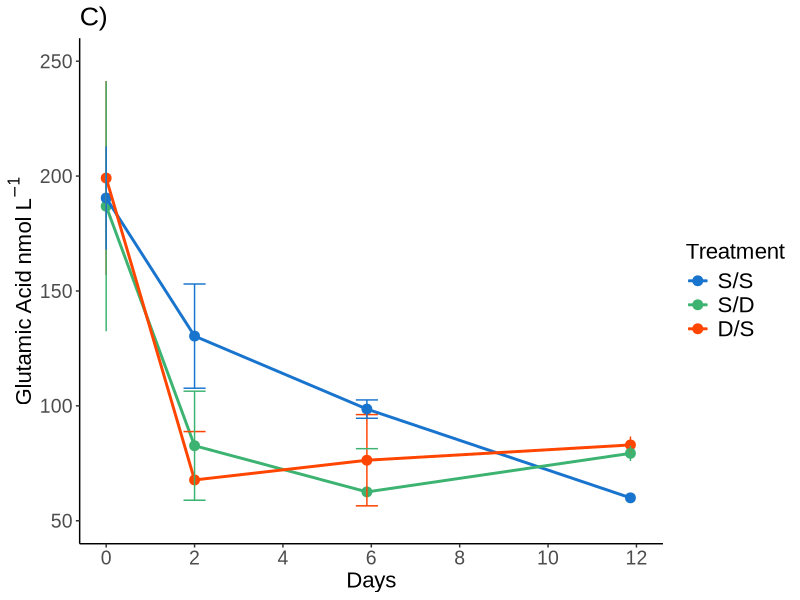
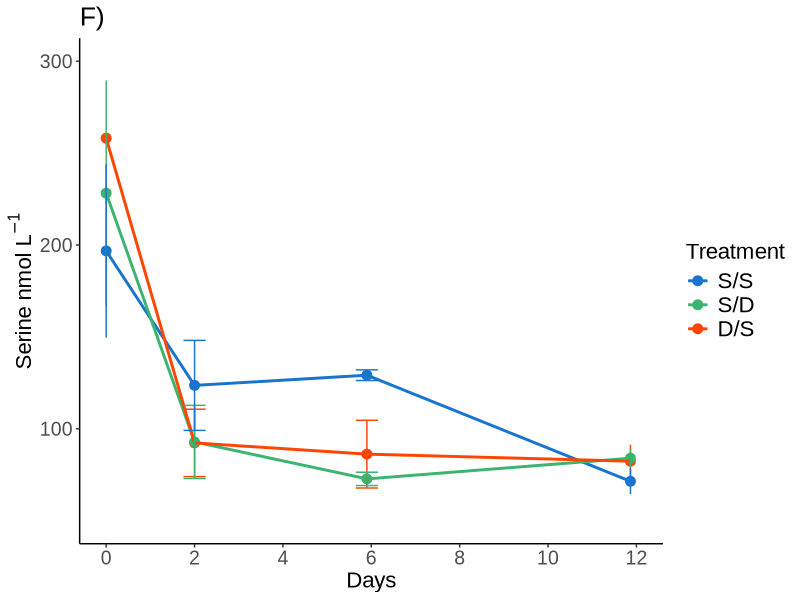
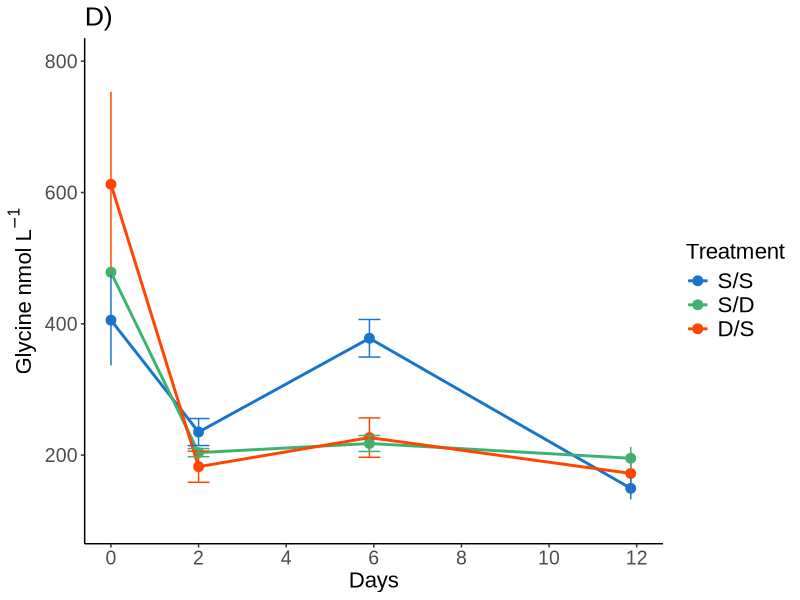
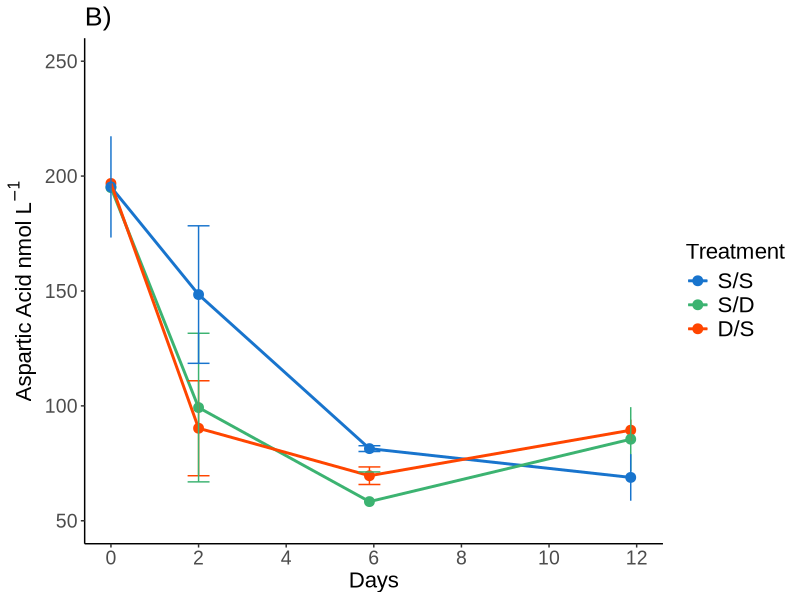
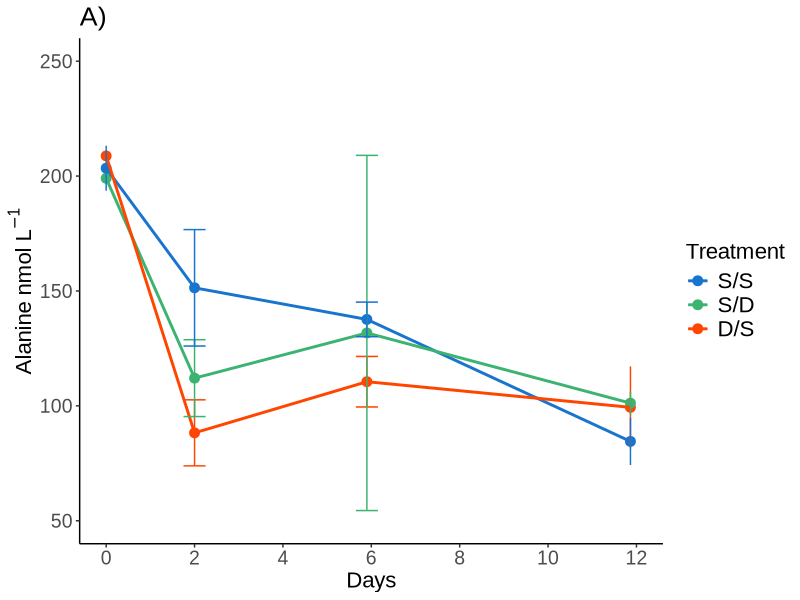
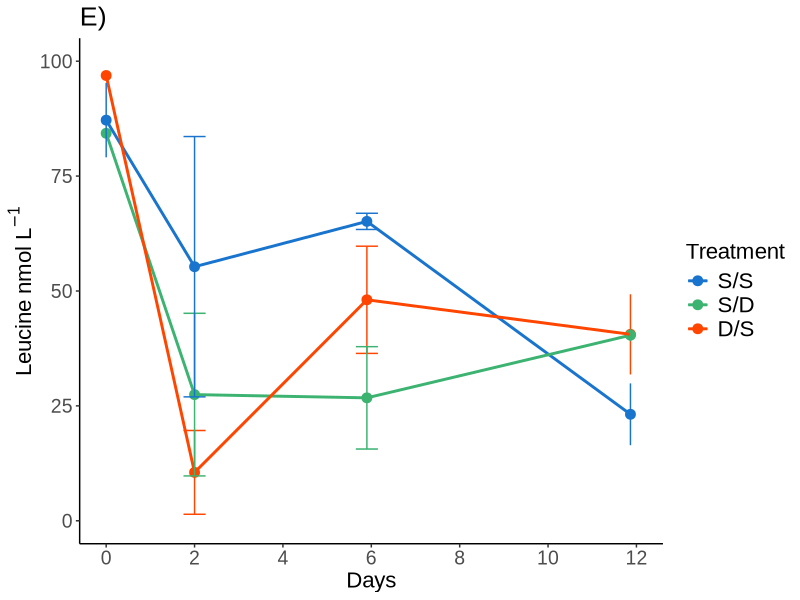
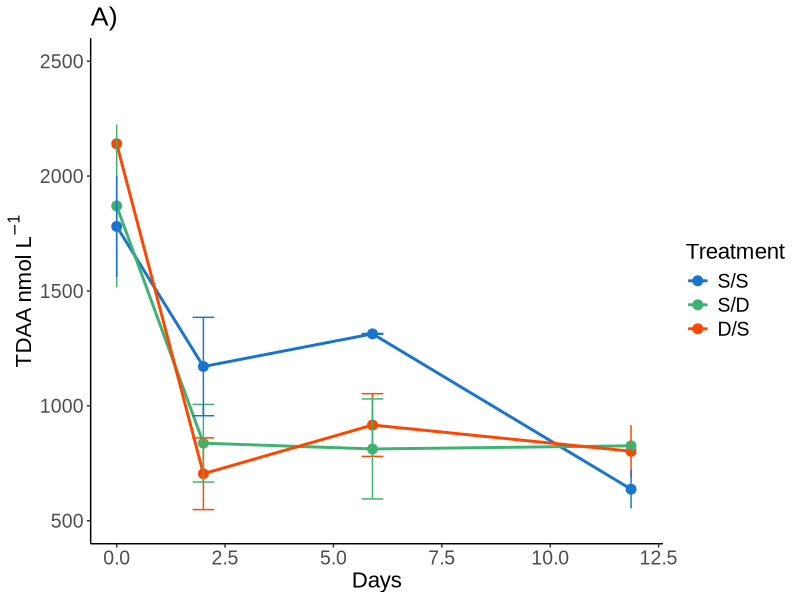
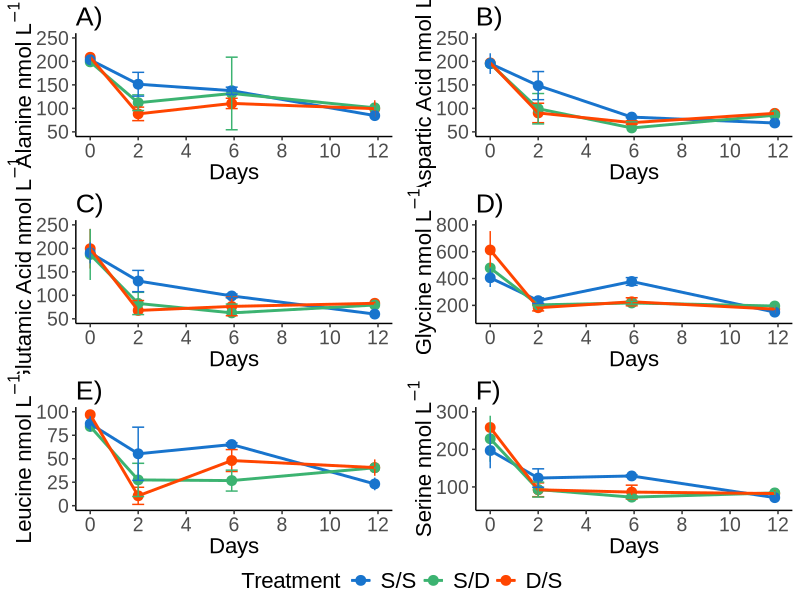

Generate these figures, in order, with R:
## Code writen in 2023 by Rachel Parsons with assistance from Simon Biggs

library(tidyverse)
library(ggplot2)
library(ggtext)
library(gridExtra)

library("ggpubr")  ### use this for arranging multiple ggplots over multiple pages 
## library("here")  ## to allow you to designate file directory when saving images... see end of script.

#setwd("/Users/rachelbiggs/Library/CloudStorage/Dropbox/DH DOM Manuscript/Manuscript 1623/DH36 R Plots/Line Graphs")

line <- read.csv(file = "Line2.csv", header = TRUE)

line <- line %>%
  arrange(Treatment) %>%
  mutate(Treatment = factor(Treatment, levels = c("S/S", 
                                                  "S/D",
                                                  "D/S")))

glu.graph <- ggplot(line, aes(x=Day, y=Glu))  +
  geom_point(aes(colour=Treatment), size=3) +
  geom_line(data=line[!is.na(line$Glu),],aes(colour=Treatment), linewidth=1) +
  geom_errorbar(aes(ymin=Glu-Glu_SD, ymax=Glu+Glu_SD, colour=Treatment), width=0.5) +
  labs(x="Days", y=expression("Glutamic Acid nmol L"^-1), colour = "Treatment") +
  ggtitle("C)") +
  theme_classic() +
  scale_color_manual(values=c("dodgerblue3", "mediumseagreen", "orangered")) +
  scale_x_continuous(limits = c(0, 12), breaks = c(0,2,4,6,8,10,12)) +
  scale_y_continuous(limits = c(50, 250)) +
  theme(title = element_text(size=16, family="Arial"),
        axis.title = element_text(size=16, family="Arial"),
        axis.text = element_text(size=14, family="Arial"),
        legend.title=element_text(size=16, family="Arial"),  
        legend.text = element_text(size=16, family="Arial"))
glu.graph

ser.graph <- ggplot(line, aes(x=Day, y=Ser))  +
  geom_point(aes(colour=Treatment), size=3) +
  geom_line(data=line[!is.na(line$Ser),],aes(colour=Treatment), linewidth=1) +
  geom_errorbar(aes(ymin=Ser-Ser_SD, ymax=Ser+Ser_SD, colour=Treatment), width=0.5) +
  labs(x="Days", y=expression("Serine nmol L"^-1), colour = "Treatment") +
  ggtitle("F)") +
  theme_classic() +
  scale_color_manual(values=c("dodgerblue3", "mediumseagreen", "orangered")) +
  scale_x_continuous(limits = c(0, 12), breaks = c(0,2,4,6,8,10,12)) +
  scale_y_continuous(limits = c(50, 300)) +
  theme(title = element_text(size=16, family="Arial"),
        axis.title = element_text(size=16, family="Arial"),
        axis.text = element_text(size=14, family="Arial"),
        legend.title=element_text(size=16, family="Arial"),  
        legend.text = element_text(size=16, family="Arial"))
ser.graph

gly.graph <- ggplot(line, aes(x=Day, y=Gly))  +
  geom_point(aes(colour=Treatment), size=3) +
  geom_line(data=line[!is.na(line$Gly),],aes(colour=Treatment), linewidth=1) +
  geom_errorbar(aes(ymin=Gly-Gly_SD, ymax=Gly+Gly_SD, colour=Treatment), width=0.5) +
  labs(x="Days", y=expression("Glycine nmol L"^-1), colour = "Treatment") +
  ggtitle("D)") +
  theme_classic() +
  scale_color_manual(values=c("dodgerblue3", "mediumseagreen", "orangered")) +
  scale_x_continuous(limits = c(0, 12), breaks = c(0,2,4,6,8,10,12)) +
  scale_y_continuous(limits = c(100, 800)) +
  theme(title = element_text(size=16, family="Arial"),
        axis.title = element_text(size=16, family="Arial"),
        axis.text = element_text(size=14, family="Arial"),
        legend.title=element_text(size=16, family="Arial"),  
        legend.text = element_text(size=16, family="Arial"))
gly.graph

asp.graph <- ggplot(line, aes(x=Day, y=Asp))  +
  geom_point(aes(colour=Treatment), size=3) +
  geom_line(data=line[!is.na(line$Asp),],aes(colour=Treatment), linewidth=1) +
  geom_errorbar(aes(ymin=Asp-Asp_SD, ymax=Asp+Asp_SD, colour=Treatment), width=0.5) +
  labs(x="Days", y=expression("Aspartic Acid nmol L"^-1), colour = "Treatment") +
  ggtitle("B)") +
  theme_classic() +
  scale_color_manual(values=c("dodgerblue3", "mediumseagreen", "orangered")) +
  scale_x_continuous(limits = c(0, 12), breaks = c(0,2,4,6,8,10,12)) +
  scale_y_continuous(limits = c(50, 250)) +
  theme(title = element_text(size=16, family="Arial"),
        axis.title = element_text(size=16, family="Arial"),
        axis.text = element_text(size=14, family="Arial"),
        legend.title=element_text(size=16, family="Arial"),  
        legend.text = element_text(size=16, family="Arial"))
asp.graph

ala.graph <- ggplot(line, aes(x=Day, y=Ala))  +
  geom_point(aes(colour=Treatment), size=3) +
  geom_line(data=line[!is.na(line$Ala),],aes(colour=Treatment), linewidth=1) +
  geom_errorbar(aes(ymin=Ala-Ala_SD, ymax=Ala+Ala_SD, colour=Treatment), width=0.5) +
  labs(x="Days", y=expression("Alanine nmol L"^-1), colour = "Treatment") +
  ggtitle("A)") +
  theme_classic() +
  scale_color_manual(values=c("dodgerblue3", "mediumseagreen", "orangered")) +
  scale_x_continuous(limits = c(0, 12), breaks = c(0,2,4,6,8,10,12)) +
  scale_y_continuous(limits = c(50, 250)) +
  theme(title = element_text(size=16, family="Arial"),
        axis.title = element_text(size=16, family="Arial"),
        axis.text = element_text(size=14, family="Arial"),
        legend.title=element_text(size=16, family="Arial"),  
        legend.text = element_text(size=16, family="Arial"))
ala.graph

leu.graph <- ggplot(line, aes(x=Day, y=Leu))  +
  geom_point(aes(colour=Treatment), size=3) +
  geom_line(data=line[!is.na(line$Leu),],aes(colour=Treatment), linewidth=1) +
  geom_errorbar(aes(ymin=Leu-Leu_SD, ymax=Leu+Leu_SD, colour=Treatment), width=0.5) +
  labs(x="Days", y=expression("Leucine nmol L"^-1), colour = "Treatment") +
  ggtitle("E)") +
  theme_classic() +
  scale_color_manual(values=c("dodgerblue3", "mediumseagreen", "orangered")) +
  scale_x_continuous(limits = c(0, 12), breaks = c(0,2,4,6,8,10,12)) +
  scale_y_continuous(limits = c(0, 100)) +
  theme(title = element_text(size=16, family="Arial"),
        axis.title = element_text(size=16, family="Arial"),
        axis.text = element_text(size=14, family="Arial"),
        legend.title=element_text(size=16, family="Arial"),  
        legend.text = element_text(size=16, family="Arial"))
leu.graph

tdaa.graph <- ggplot(line, aes(x=Day, y=TDAA))  +
  geom_point(aes(colour=Treatment), size=3) +
  geom_line(data=line[!is.na(line$TDAA),],aes(colour=Treatment), linewidth=1) +
  geom_errorbar(aes(ymin=TDAA-TDAA_SD, ymax=TDAA+TDAA_SD, colour=Treatment), width=0.5) +
  labs(x="Days", y=expression("TDAA nmol L"^-1), colour = "Treatment") +
  ggtitle("A)") +
  theme_classic() +
  scale_color_manual(values=c("dodgerblue3", "mediumseagreen", "orangered")) +
  scale_x_continuous(limits = c(0, 12)) +
  scale_y_continuous(limits = c(500, 2500)) +
  theme(title = element_text(size=16, family="Arial"),
        axis.title = element_text(size=16, family="Arial"),
        axis.text = element_text(size=14, family="Arial"),
        legend.title=element_text(size=16, family="Arial"),  
        legend.text = element_text(size=14, family="Arial"))
tdaa.graph

figureS3 <- ggarrange(ala.graph, asp.graph, glu.graph, gly.graph, leu.graph, ser.graph, ncol = 2, nrow = 3,
                      common.legend = TRUE, legend = "bottom",
                      align = "hv")
figureS3

# then save using ggsave, can specific size and resolution

ggsave("FigureS3.png", plot = figureS3, width = 8, height = 10, dpi = 300, units = "in")

